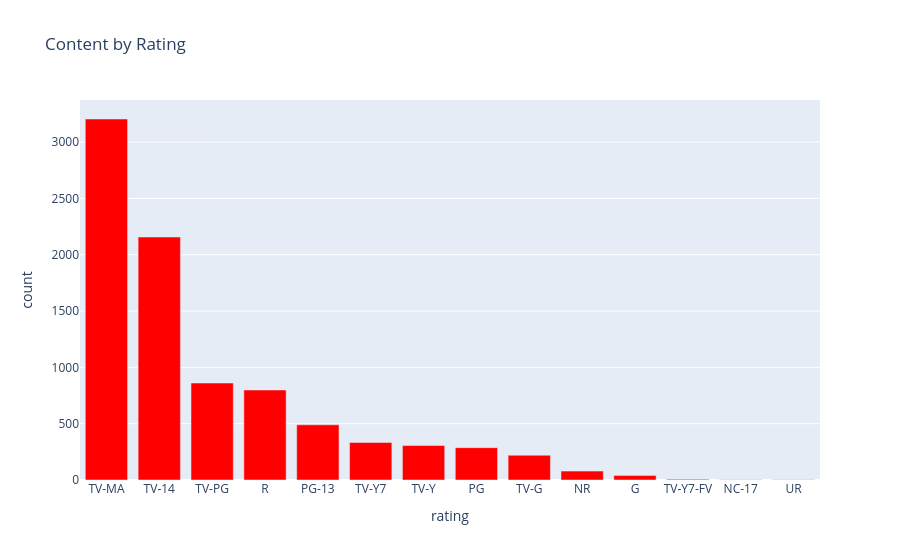
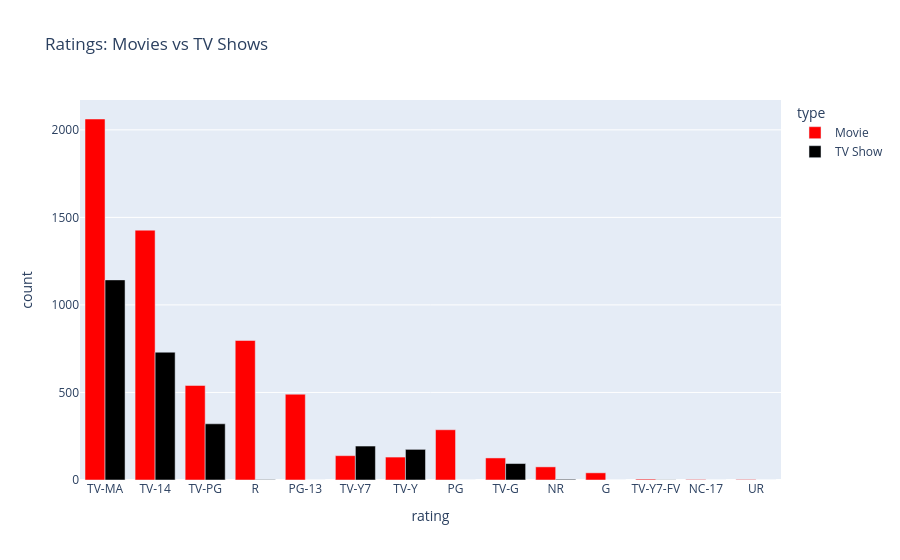
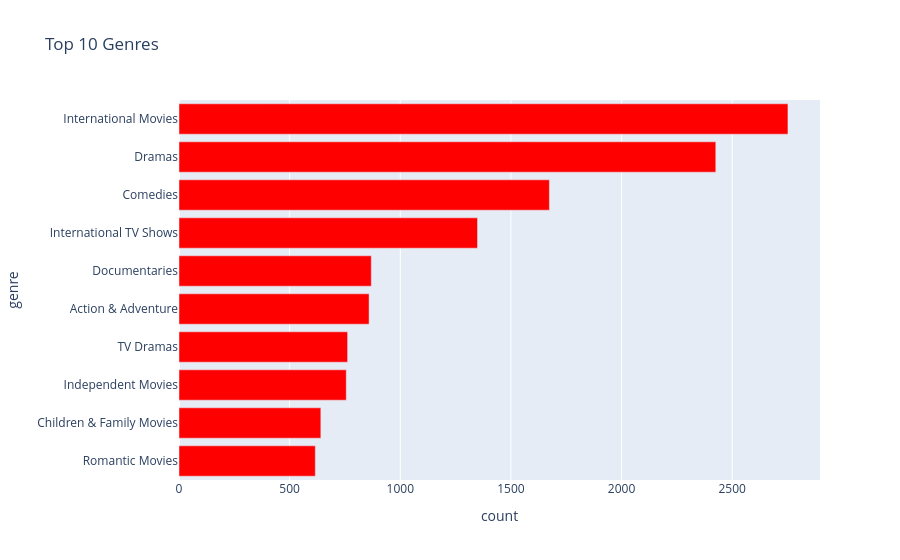
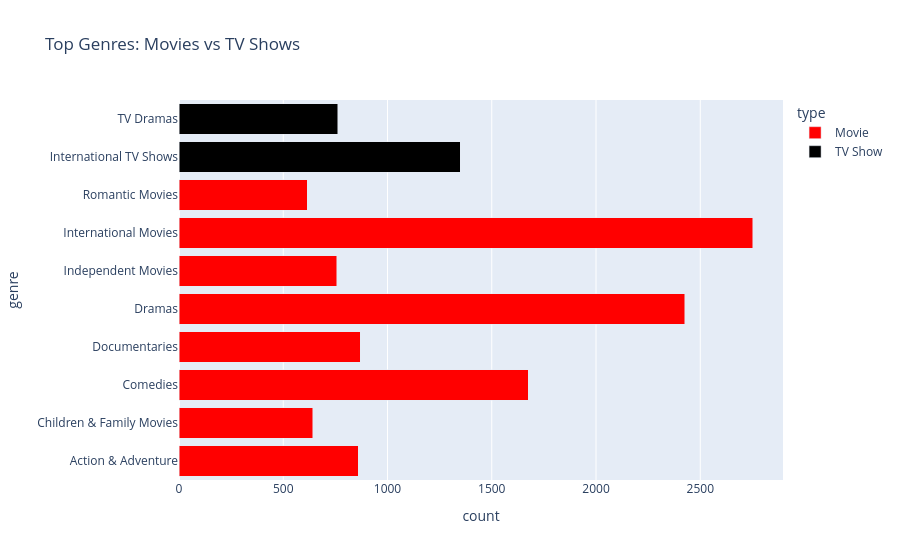

The notebook cell saved with these charts, in order:
### Code cell
for f in [fig1, fig2, fig3, fig4, fig5, fig6]:
    f.show()

### Figure 1 — Plotly figure (JSON) as saved in the notebook; plotly's stock layout.template omitted (floating-point values rounded to 4 significant figures)
{"data": [{"hovertemplate": "rating=%{x}<br>count=%{y}<extra></extra>", "legendgroup": "", "marker": {"color": "red", "pattern": {"shape": ""}}, "name": "", "orientation": "v", "showlegend": false, "textposition": "auto", "type": "bar", "x": ["TV-MA", "TV-14", "TV-PG", "R", "PG-13", "TV-Y7", "TV-Y", "PG", "TV-G", "NR", "G", "TV-Y7-FV", "NC-17", "UR"], "xaxis": "x", "y": [3205, 2157, 861, 799, 490, 333, 306, 287, 220, 79, 41, 6, 3, 3], "yaxis": "y"}], "layout": {"barmode": "relative", "legend": {"tracegroupgap": 0}, "title": {"text": "Content by Rating"}, "xaxis": {"anchor": "y", "domain": [0, 1], "title": {"text": "rating"}}, "yaxis": {"anchor": "x", "domain": [0, 1], "title": {"text": "count"}}}}

### Figure 2 — Plotly figure (JSON) as saved in the notebook; plotly's stock layout.template omitted (floating-point values rounded to 4 significant figures)
{"data": [{"alignmentgroup": "True", "hovertemplate": "type=Movie<br>rating=%{x}<br>count=%{y}<extra></extra>", "legendgroup": "Movie", "marker": {"color": "red", "pattern": {"shape": ""}}, "name": "Movie", "offsetgroup": "Movie", "orientation": "v", "showlegend": true, "textposition": "auto", "type": "bar", "x": ["TV-MA", "TV-14", "TV-PG", "R", "PG-13", "TV-Y7", "TV-Y", "PG", "TV-G", "NR", "G", "TV-Y7-FV", "NC-17", "UR"], "xaxis": "x", "y": [2062, 1427, 540, 797, 490, 139, 131, 287, 126, 75, 41, 5, 3, 3], "yaxis": "y"}, {"alignmentgroup": "True", "hovertemplate": "type=TV Show<br>rating=%{x}<br>count=%{y}<extra></extra>", "legendgroup": "TV Show", "marker": {"color": "black", "pattern": {"shape": ""}}, "name": "TV Show", "offsetgroup": "TV Show", "orientation": "v", "showlegend": true, "textposition": "auto", "type": "bar", "x": ["TV-MA", "TV-14", "TV-PG", "R", "PG-13", "TV-Y7", "TV-Y", "PG", "TV-G", "NR", "G", "TV-Y7-FV", "NC-17", "UR"], "xaxis": "x", "y": [1143, 730, 321, 2, 0, 194, 175, 0, 94, 4, 0, 1, 0, 0], "yaxis": "y"}], "layout": {"barmode": "group", "legend": {"title": {"text": "type"}, "tracegroupgap": 0}, "title": {"text": "Ratings: Movies vs TV Shows"}, "xaxis": {"anchor": "y", "domain": [0, 1], "title": {"text": "rating"}}, "yaxis": {"anchor": "x", "domain": [0, 1], "title": {"text": "count"}}}}

### Figure 3 — Plotly figure (JSON) as saved in the notebook; plotly's stock layout.template omitted (floating-point values rounded to 4 significant figures)
{"data": [{"hovertemplate": "count=%{x}<br>genre=%{y}<extra></extra>", "legendgroup": "", "marker": {"color": "red", "pattern": {"shape": ""}}, "name": "", "orientation": "h", "showlegend": false, "textposition": "auto", "type": "bar", "x": [616, 641, 756, 762, 859, 869, 1349, 1674, 2426, 2752], "xaxis": "x", "y": ["Romantic Movies", "Children & Family Movies", "Independent Movies", "TV Dramas", "Action & Adventure", "Documentaries", "International TV Shows", "Comedies", "Dramas", "International Movies"], "yaxis": "y"}], "layout": {"barmode": "relative", "legend": {"tracegroupgap": 0}, "title": {"text": "Top 10 Genres"}, "xaxis": {"anchor": "y", "domain": [0, 1], "title": {"text": "count"}}, "yaxis": {"anchor": "x", "domain": [0, 1], "title": {"text": "genre"}}}}

### Figure 4 — Plotly figure (JSON) as saved in the notebook; plotly's stock layout.template omitted (floating-point values rounded to 4 significant figures)
{"data": [{"hovertemplate": "type=Movie<br>count=%{x}<br>genre=%{y}<extra></extra>", "legendgroup": "Movie", "marker": {"color": "red", "pattern": {"shape": ""}}, "name": "Movie", "orientation": "h", "showlegend": true, "textposition": "auto", "type": "bar", "x": [859, 641, 1674, 869, 2426, 756, 2752, 616], "xaxis": "x", "y": ["Action & Adventure", "Children & Family Movies", "Comedies", "Documentaries", "Dramas", "Independent Movies", "International Movies", "Romantic Movies"], "yaxis": "y"}, {"hovertemplate": "type=TV Show<br>count=%{x}<br>genre=%{y}<extra></extra>", "legendgroup": "TV Show", "marker": {"color": "black", "pattern": {"shape": ""}}, "name": "TV Show", "orientation": "h", "showlegend": true, "textposition": "auto", "type": "bar", "x": [1349, 762], "xaxis": "x", "y": ["International TV Shows", "TV Dramas"], "yaxis": "y"}], "layout": {"barmode": "stack", "legend": {"title": {"text": "type"}, "tracegroupgap": 0}, "title": {"text": "Top Genres: Movies vs TV Shows"}, "xaxis": {"anchor": "y", "domain": [0, 1], "title": {"text": "count"}}, "yaxis": {"anchor": "x", "domain": [0, 1], "title": {"text": "genre"}}}}
